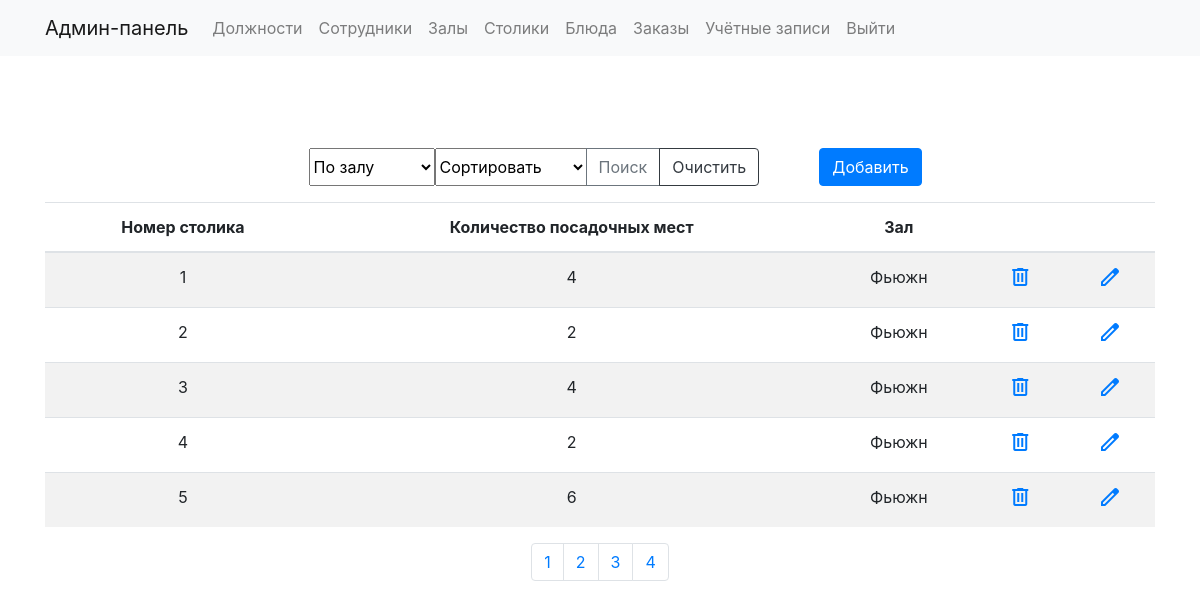
/tables.php (signed in), run on the app's committed database.
### tables this page shows
CREATE TABLE `Tables` (
  `id` int NOT NULL,
  `number` int DEFAULT NULL,
  `placeCount` int DEFAULT NULL,
  `hall_id` int DEFAULT NULL
);

CREATE TABLE `Halls` (
  `id` int NOT NULL,
  `name` varchar(255) DEFAULT NULL,
  `description` varchar(255) DEFAULT NULL
);

### scripts/tables/tables_info.php (the view, shortened to what this page needs)
<?php
if (isset($_GET['page'])) {
    $page = $_GET['page'];
} else
    $page = 1;
$count = 5;
$art = ($page * $count) - $count;
$res_count = mysqli_query($link, "SELECT COUNT(*) from Tables");
$row = mysqli_fetch_row($res_count);
$total = $row[0];
$str_pag = ceil($total / $count);
$sql_table = "SELECT Tables.id, Halls.name, Tables.number, Tables.placeCount
    FROM Tables
    INNER JOIN Halls
    ON Halls.id = Tables.hall_id";
$sql_table .= " LIMIT $art,$count";
$result_tables = mysqli_query($link, $sql_table);
if ($result_tables) {
    if (mysqli_num_rows($result_tables) > 0) {
        echo ' <table class="table table-striped text-center">'
            . '<thead>'
            . ' <tr> '
            . '<th scope="col">Номер столика</th> '
            . ' <th scope="col">Количество посадочных мест</th>'
            . '<th scope="col">Зал</th>'
            . ' <th scope="col" colspan="2"></th>'
            . '</tr> '
            . '  </thead> '
            . '  <tbody> ';
        while ($row = mysqli_fetch_array($result_tables)) {
            echo '<tr>' .
                "<td> {$row['number']} </td>" .
                "<td> {$row['placeCount']} </td>" .
                "<td> {$row['name']} </td>" .
                '<td><a href="scripts/tables/table_delete.php?table_id=' . $row['id'] . ' "><span class="material-symbols-outlined">
                delete
                </span></a></td>' .
                '<td><a href="forms/table_form.php?table_id=' . $row['id'] . ' "><span class="material-symbols-outlined">
                edit
                </span></a></td>' .
                '</tr>';
        }
        echo '</tbody>';
        echo '</table>';
        echo '<div class="d-flex justify-content-center">';
        echo '<ul class="pagination">';
        for ($i = 1; $i <= $str_pag; $i++) {
            echo '<li class="page-item"><a class="page-link" href="tables.php?page=' . $i . '">' . $i . '</a></li>';
        }
        echo '</ul>';
        echo '</div>';
    } else {
        echo "Нет данных для отображения.";
    }
} else {
    echo "Произошла ошибка: " . mysqli_error($link);
}
?>

### res/styles/styles.css (style rules this page uses)
* { padding: 0px; margin: 0px; }

### data on the page
tables: number "1", placeCount "4", hall.name "Фьюжн"
tables: number "2", placeCount "2", hall.name "Фьюжн"
tables: number "3", placeCount "4", hall.name "Фьюжн"
tables: number "4", placeCount "2", hall.name "Фьюжн"
tables: number "5", placeCount "6", hall.name "Фьюжн"

### other printed values
$label "Должности"
$label "Сотрудники"
$label "Залы"
$label "Cтолики"
$label "Блюда"
$label "Заказы"
$label "Учётные записи"
$label "Выйти"
